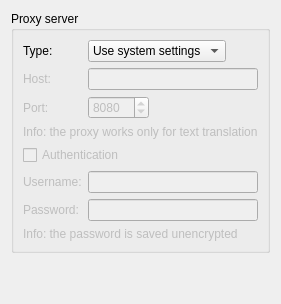
          <widget class="QWidget" name="connectionPage">
           <property name="sizePolicy">
            <sizepolicy hsizetype="Ignored" vsizetype="Ignored">
             <horstretch>0</horstretch>
             <verstretch>0</verstretch>
            </sizepolicy>
           </property>
           <layout class="QVBoxLayout" name="connectionLayout">
            <item>
             <widget class="QGroupBox" name="proxyGroupBox">
              <property name="title">
               <string>Proxy server</string>
              </property>
              <layout class="QFormLayout" name="formLayout_8">
               <item row="0" column="0">
                <widget class="QLabel" name="proxyTypeLabel">
                 <property name="text">
                  <string>Type:</string>
                 </property>
                </widget>
               </item>
               <item row="0" column="1">
                <widget class="QComboBox" name="proxyTypeComboBox">
                 <property name="sizePolicy">
                  <sizepolicy hsizetype="Maximum" vsizetype="Fixed">
                   <horstretch>0</horstretch>
                   <verstretch>0</verstretch>
                  </sizepolicy>
                 </property>
                 <property name="toolTip">
                  <string>&lt;html&gt;&lt;head/&gt;&lt;body&gt;&lt;p&gt;Proxy type&lt;/p&gt;&lt;/body&gt;&lt;/html&gt;</string>
                 </property>
                 <item>
                  <property name="text">
                   <string>Use system settings</string>
                  </property>
                 </item>
                 <item>
                  <property name="text">
                   <string notr="true">SOCKS5</string>
                  </property>
                 </item>
                 <item>
                  <property name="text">
                   <string>Don't use a proxy</string>
                  </property>
                 </item>
                 <item>
                  <property name="text">
                   <string notr="true">HTTP</string>
                  </property>
                 </item>
                </widget>
               </item>
               <item row="1" column="0">
                <widget class="QLabel" name="proxyHostLabel">
                 <property name="enabled">
                  <bool>false</bool>
                 </property>
                 <property name="text">
                  <string>Host:</string>
                 </property>
                </widget>
               </item>
               <item row="1" column="1">
                <widget class="QLineEdit" name="proxyHostEdit">
                 <property name="enabled">
                  <bool>false</bool>
                 </property>
                 <property name="toolTip">
                  <string>&lt;html&gt;&lt;head/&gt;&lt;body&gt;&lt;p&gt;Proxy host name&lt;/p&gt;&lt;/body&gt;&lt;/html&gt;</string>
                 </property>
                 <property name="text">
                  <string/>
                 </property>
                </widget>
               </item>
               <item row="2" column="0">
                <widget class="QLabel" name="proxyPortLabel">
                 <property name="enabled">
                  <bool>false</bool>
                 </property>
                 <property name="text">
                  <string>Port:</string>
                 </property>
                </widget>
               </item>
               <item row="2" column="1">
                <widget class="QSpinBox" name="proxyPortSpinbox">
                 <property name="enabled">
                  <bool>false</bool>
                 </property>
                 <property name="sizePolicy">
                  <sizepolicy hsizetype="Maximum" vsizetype="Fixed">
                   <horstretch>0</horstretch>
                   <verstretch>0</verstretch>
                  </sizepolicy>
                 </property>
                 <property name="toolTip">
                  <string>&lt;html&gt;&lt;head/&gt;&lt;body&gt;&lt;p&gt;Proxy port&lt;/p&gt;&lt;/body&gt;&lt;/html&gt;</string>
                 </property>
                 <property name="minimum">
                  <number>1</number>
                 </property>
                 <property name="maximum">
                  <number>65535</number>
                 </property>
                 <property name="value">
                  <number>8080</number>
                 </property>
                </widget>
               </item>
               <item row="3" column="0" colspan="2">
                <widget class="QLabel" name="proxyInfoLabel">
                 <property name="enabled">
                  <bool>false</bool>
                 </property>
                 <property name="text">
                  <string>Info: the proxy works only for text translation</string>
                 </property>
                </widget>
               </item>
               <item row="4" column="0" colspan="2">
                <widget class="QCheckBox" name="proxyAuthCheckBox">
                 <property name="enabled">
                  <bool>false</bool>
                 </property>
                 <property name="toolTip">
                  <string>&lt;html&gt;&lt;head/&gt;&lt;body&gt;&lt;p&gt;Enable or disable authentification&lt;/p&gt;&lt;/body&gt;&lt;/html&gt;</string>
                 </property>
                 <property name="text">
                  <string>Authentication</string>
                 </property>
                </widget>
               </item>
               <item row="5" column="0">
                <widget class="QLabel" name="proxyUsernameLabel">
                 <property name="enabled">
                  <bool>false</bool>
                 </property>
                 <property name="text">
                  <string>Username:</string>
                 </property>
                </widget>
               </item>
               <item row="5" column="1">
                <widget class="QLineEdit" name="proxyUsernameEdit">
                 <property name="enabled">
                  <bool>false</bool>
                 </property>
                 <property name="toolTip">
                  <string>&lt;html&gt;&lt;head/&gt;&lt;body&gt;&lt;p&gt;Proxy username for authentification&lt;/p&gt;&lt;/body&gt;&lt;/html&gt;</string>
                 </property>
                </widget>
               </item>
               <item row="6" column="0">
                <widget class="QLabel" name="proxyPasswordLabel">
                 <property name="enabled">
                  <bool>false</bool>
                 </property>
                 <property name="text">
                  <string>Password:</string>
                 </property>
                </widget>
               </item>
               <item row="6" column="1">
                <widget class="QLineEdit" name="proxyPasswordEdit">
                 <property name="enabled">
                  <bool>false</bool>
                 </property>
                 <property name="toolTip">
                  <string>&lt;html&gt;&lt;head/&gt;&lt;body&gt;&lt;p&gt;Proxy password for authentification&lt;/p&gt;&lt;/body&gt;&lt;/html&gt;</string>
                 </property>
                 <property name="echoMode">
                  <enum>QLineEdit::Password</enum>
                 </property>
                </widget>
               </item>
               <item row="7" column="0" colspan="2">
                <widget class="QLabel" name="proxyPasswordInfoLabel">
                 <property name="enabled">
                  <bool>false</bool>
                 </property>
                 <property name="text">
                  <string>Info: the password is saved unencrypted</string>
                 </property>
                </widget>
               </item>
              </layout>
             </widget>
            </item>
            <item>
             <spacer name="proxyPageSpacer">
              <property name="orientation">
               <enum>Qt::Vertical</enum>
              </property>
              <property name="sizeHint" stdset="0">
               <size>
                <width>20</width>
                <height>40</height>
               </size>
              </property>
             </spacer>
            </item>
           </layout>
          </widget>
